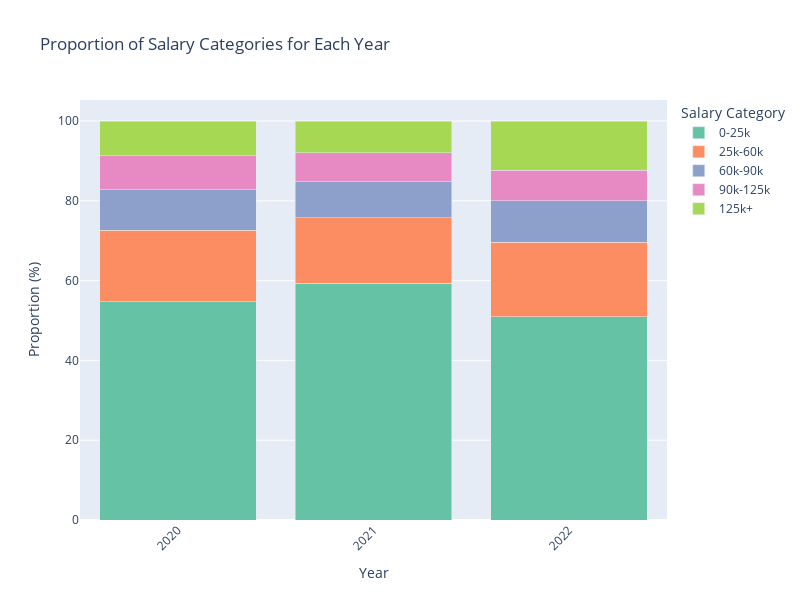

Notebook cell for this chart:
### Code cell
# Create a mapping for salary categories and their actual buckets
salary_mapping = {'0': '0-25k', '1': '25k-60k', '2': '60k-90k', '3': '90k-125k', '4': '125k+'}
salary_order = ['0-25k', '25k-60k', '60k-90k', '90k-125k', '125k+']

# Group the data by gender and salary bucket and calculate the count
grouped = merged_df.groupby(['year', 'yearly_compensation_encoded']).size().reset_index(name='count')

# Map the encoded salary category to the actual categories
grouped['yearly_compensation_encoded'] = grouped['yearly_compensation_encoded'].map(salary_mapping)
grouped['yearly_compensation_encoded'] = pd.Categorical(grouped['yearly_compensation_encoded'], categories=salary_order, ordered=True)

# Pivot the data to have salary buckets as the columns and gender as the index
pivot_df = grouped.pivot(index='year', columns='yearly_compensation_encoded', values='count')

# Calculate the proportion for each salary bucket in each gender
proportions = pivot_df.div(pivot_df.sum(axis=1), axis=0) * 100

# Create a stacked bar plot
fig = px.bar(
    proportions,
    x=proportions.index,
    y=proportions.columns,
    labels={'value': 'Proportion (%)', 'year': 'Year'},
    title='Proportion of Salary Categories for Each Year',
    hover_data={'value': True},
    barmode='stack',
    color_discrete_sequence=px.colors.qualitative.Set2,
    width=800,
    height=600
)

# Customize the legend
fig.update_layout(legend_title_text='Salary Category')

# Rotate x-axis labels for better visibility if needed
fig.update_xaxes(tickangle=-45)

# Show the figure
fig.show()

### Figure 1 — Plotly figure (JSON) as saved in the notebook; plotly's stock layout.template omitted (floating-point values rounded to 4 significant figures)
{"data": [{"alignmentgroup": "True", "hovertemplate": "yearly_compensation_encoded=0-25k<br>Year=%{x}<br>Proportion (%)=%{y}<extra></extra>", "legendgroup": "0-25k", "marker": {"color": "rgb(102,194,165)", "pattern": {"shape": ""}}, "name": "0-25k", "offsetgroup": "0-25k", "orientation": "v", "showlegend": true, "textposition": "auto", "type": "bar", "x": ["2020", "2021", "2022"], "xaxis": "x", "y": [54.74, 59.3, 50.89], "yaxis": "y"}, {"alignmentgroup": "True", "hovertemplate": "yearly_compensation_encoded=25k-60k<br>Year=%{x}<br>Proportion (%)=%{y}<extra></extra>", "legendgroup": "25k-60k", "marker": {"color": "rgb(252,141,98)", "pattern": {"shape": ""}}, "name": "25k-60k", "offsetgroup": "25k-60k", "orientation": "v", "showlegend": true, "textposition": "auto", "type": "bar", "x": ["2020", "2021", "2022"], "xaxis": "x", "y": [17.92, 16.47, 18.75], "yaxis": "y"}, {"alignmentgroup": "True", "hovertemplate": "yearly_compensation_encoded=60k-90k<br>Year=%{x}<br>Proportion (%)=%{y}<extra></extra>", "legendgroup": "60k-90k", "marker": {"color": "rgb(141,160,203)", "pattern": {"shape": ""}}, "name": "60k-90k", "offsetgroup": "60k-90k", "orientation": "v", "showlegend": true, "textposition": "auto", "type": "bar", "x": ["2020", "2021", "2022"], "xaxis": "x", "y": [10.1, 9.037, 10.34], "yaxis": "y"}, {"alignmentgroup": "True", "hovertemplate": "yearly_compensation_encoded=90k-125k<br>Year=%{x}<br>Proportion (%)=%{y}<extra></extra>", "legendgroup": "90k-125k", "marker": {"color": "rgb(231,138,195)", "pattern": {"shape": ""}}, "name": "90k-125k", "offsetgroup": "90k-125k", "orientation": "v", "showlegend": true, "textposition": "auto", "type": "bar", "x": ["2020", "2021", "2022"], "xaxis": "x", "y": [8.496, 7.205, 7.659], "yaxis": "y"}, {"alignmentgroup": "True", "hovertemplate": "yearly_compensation_encoded=125k+<br>Year=%{x}<br>Proportion (%)=%{y}<extra></extra>", "legendgroup": "125k+", "marker": {"color": "rgb(166,216,84)", "pattern": {"shape": ""}}, "name": "125k+", "offsetgroup": "125k+", "orientation": "v", "showlegend": true, "textposition": "auto", "type": "bar", "x": ["2020", "2021", "2022"], "xaxis": "x", "y": [8.738, 7.991, 12.37], "yaxis": "y"}], "layout": {"barmode": "stack", "height": 600, "legend": {"title": {"text": "Salary Category"}, "tracegroupgap": 0}, "title": {"text": "Proportion of Salary Categories for Each Year"}, "width": 800, "xaxis": {"anchor": "y", "domain": [0, 1], "tickangle": -45, "title": {"text": "Year"}}, "yaxis": {"anchor": "x", "domain": [0, 1], "title": {"text": "Proportion (%)"}}}}
